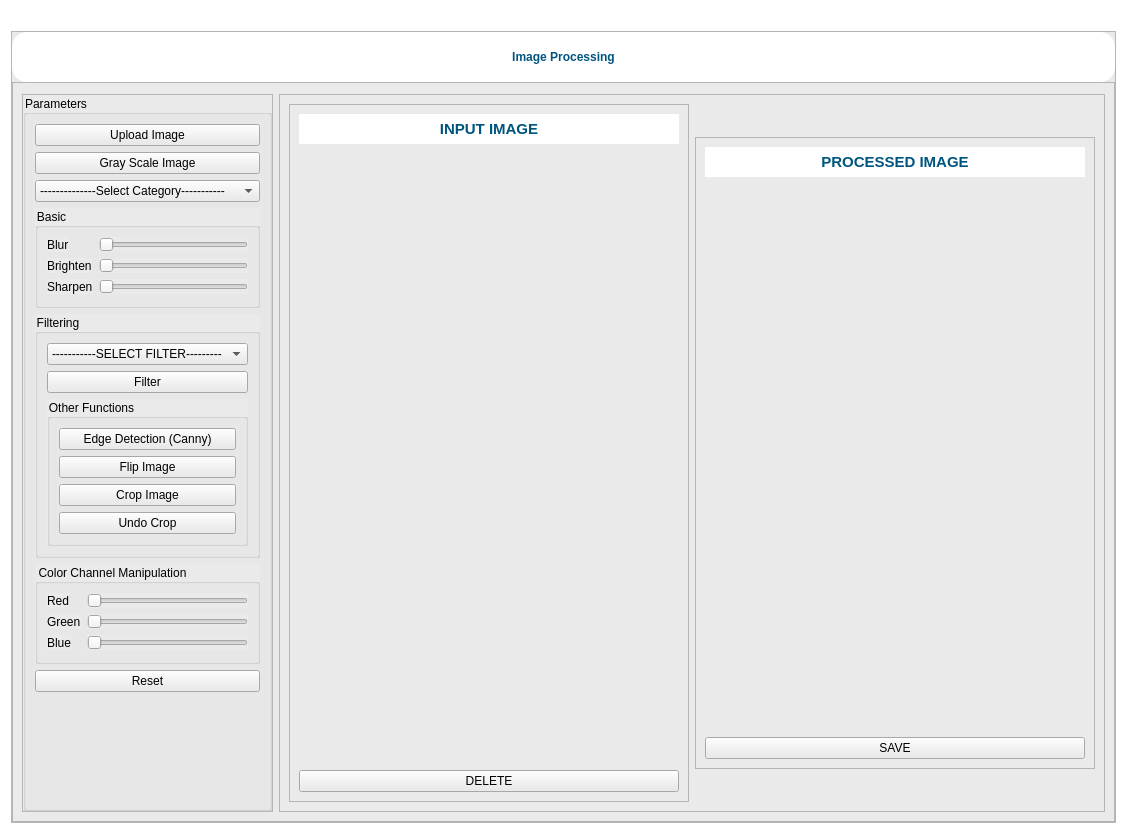
      <widget class="QWidget" name="imageProcessing">
       <property name="styleSheet">
        <string notr="true">background-color: rgb(255, 255, 255);</string>
       </property>
       <attribute name="title">
        <string>Image Processing</string>
       </attribute>
       <layout class="QVBoxLayout" name="verticalLayout_2">
        <item>
         <widget class="QLabel" name="statusLabel2">
          <property name="text">
           <string/>
          </property>
         </widget>
        </item>
        <item>
         <widget class="QFrame" name="ImageProcessingMainFrame">
          <property name="styleSheet">
           <string notr="true">background-color: rgb(234, 234, 234);</string>
          </property>
          <property name="frameShape">
           <enum>QFrame::StyledPanel</enum>
          </property>
          <property name="frameShadow">
           <enum>QFrame::Raised</enum>
          </property>
          <layout class="QVBoxLayout" name="verticalLayout_8">
           <property name="spacing">
            <number>0</number>
           </property>
           <property name="leftMargin">
            <number>0</number>
           </property>
           <property name="topMargin">
            <number>0</number>
           </property>
           <property name="rightMargin">
            <number>0</number>
           </property>
           <property name="bottomMargin">
            <number>0</number>
           </property>
           <item>
            <widget class="QFrame" name="frame_5">
             <property name="maximumSize">
              <size>
               <width>16777215</width>
               <height>50</height>
              </size>
             </property>
             <property name="styleSheet">
              <string notr="true">border-radius:15</string>
             </property>
             <property name="frameShape">
              <enum>QFrame::StyledPanel</enum>
             </property>
             <property name="frameShadow">
              <enum>QFrame::Raised</enum>
             </property>
             <layout class="QHBoxLayout" name="horizontalLayout_4">
              <property name="spacing">
               <number>0</number>
              </property>
              <property name="leftMargin">
               <number>0</number>
              </property>
              <property name="topMargin">
               <number>0</number>
              </property>
              <property name="rightMargin">
               <number>0</number>
              </property>
              <property name="bottomMargin">
               <number>0</number>
              </property>
              <item>
               <widget class="QLabel" name="label_6">
                <property name="minimumSize">
                 <size>
                  <width>0</width>
                  <height>50</height>
                 </size>
                </property>
                <property name="styleSheet">
                 <string notr="true">font: 75 14pt &quot;MS Shell Dlg 2&quot;;
background-color: rgb(255, 255, 255);
color: rgb(0, 85, 127);</string>
                </property>
                <property name="text">
                 <string>&lt;html&gt;&lt;head/&gt;&lt;body&gt;&lt;p align=&quot;center&quot;&gt;&lt;span style=&quot; font-weight:600;&quot;&gt;Image Processing&lt;/span&gt;&lt;/p&gt;&lt;/body&gt;&lt;/html&gt;</string>
                </property>
                <property name="alignment">
                 <set>Qt::AlignCenter</set>
                </property>
               </widget>
              </item>
             </layout>
            </widget>
           </item>
           <item>
            <widget class="QFrame" name="frame_6">
             <property name="frameShape">
              <enum>QFrame::StyledPanel</enum>
             </property>
             <property name="frameShadow">
              <enum>QFrame::Raised</enum>
             </property>
             <layout class="QHBoxLayout" name="horizontalLayout_5">
              <property name="topMargin">
               <number>11</number>
              </property>
              <item>
               <widget class="QFrame" name="frame_8">
                <property name="maximumSize">
                 <size>
                  <width>260</width>
                  <height>16777215</height>
                 </size>
                </property>
                <property name="frameShape">
                 <enum>QFrame::StyledPanel</enum>
                </property>
                <property name="frameShadow">
                 <enum>QFrame::Raised</enum>
                </property>
                <layout class="QVBoxLayout" name="verticalLayout_10">
                 <property name="spacing">
                  <number>0</number>
                 </property>
                 <property name="leftMargin">
                  <number>0</number>
                 </property>
                 <property name="topMargin">
                  <number>0</number>
                 </property>
                 <property name="rightMargin">
                  <number>0</number>
                 </property>
                 <property name="bottomMargin">
                  <number>0</number>
                 </property>
                 <item>
                  <widget class="QGroupBox" name="groupBox_4">
                   <property name="title">
                    <string>Parameters</string>
                   </property>
                   <layout class="QVBoxLayout" name="verticalLayout_11">
                    <item>
                     <widget class="QPushButton" name="uploadImagePushButton">
                      <property name="text">
                       <string>Upload Image</string>
                      </property>
                     </widget>
                    </item>
                    <item>
                     <widget class="QPushButton" name="grayscaleButton">
                      <property name="text">
                       <string>Gray Scale Image</string>
                      </property>
                     </widget>
                    </item>
                    <item>
                     <widget class="QComboBox" name="categoryCombobox">
                      <item>
                       <property name="text">
                        <string>--------------Select Category-----------</string>
                       </property>
                      </item>
                      <item>
                       <property name="text">
                        <string>Basic</string>
                       </property>
                      </item>
                      <item>
                       <property name="text">
                        <string>Advanced</string>
                       </property>
                      </item>
                     </widget>
                    </item>
                    <item>
                     <widget class="QGroupBox" name="basicGroupbox">
                      <property name="minimumSize">
                       <size>
                        <width>0</width>
                        <height>100</height>
                       </size>
                      </property>
                      <property name="title">
                       <string>Basic</string>
                      </property>
                      <layout class="QFormLayout" name="formLayout_3">
                       <item row="0" column="0">
                        <widget class="QLabel" name="label_7">
                         <property name="text">
                          <string>Blur</string>
                         </property>
                        </widget>
                       </item>
                       <item row="0" column="1">
                        <widget class="QSlider" name="blurSlider">
                         <property name="orientation">
                          <enum>Qt::Horizontal</enum>
                         </property>
                        </widget>
                       </item>
                       <item row="1" column="0">
                        <widget class="QLabel" name="label_8">
                         <property name="text">
                          <string>Brighten</string>
                         </property>
                        </widget>
                       </item>
                       <item row="1" column="1">
                        <widget class="QSlider" name="brightSlider">
                         <property name="orientation">
                          <enum>Qt::Horizontal</enum>
                         </property>
                        </widget>
                       </item>
                       <item row="2" column="0">
                        <widget class="QLabel" name="label_10">
                         <property name="text">
                          <string>Sharpen</string>
                         </property>
                        </widget>
                       </item>
                       <item row="2" column="1">
                        <widget class="QSlider" name="sharpenSlider">
                         <property name="orientation">
                          <enum>Qt::Horizontal</enum>
                         </property>
                        </widget>
                       </item>
                      </layout>
                     </widget>
                    </item>
                    <item>
                     <widget class="QGroupBox" name="advancedGroupbox">
                      <property name="minimumSize">
                       <size>
                        <width>0</width>
                        <height>150</height>
                       </size>
                      </property>
                      <property name="title">
                       <string>Filtering</string>
                      </property>
                      <layout class="QVBoxLayout" name="verticalLayout_9">
                       <item>
                        <widget class="QComboBox" name="filterCombobox2">
                         <item>
                          <property name="text">
                           <string>-----------SELECT FILTER---------</string>
                          </property>
                         </item>
                         <item>
                          <property name="text">
                           <string>Median Filter</string>
                          </property>
                         </item>
                         <item>
                          <property name="text">
                           <string>Vertical Filter</string>
                          </property>
                         </item>
                         <item>
                          <property name="text">
                           <string>Average Filter</string>
                          </property>
                         </item>
                         <item>
                          <property name="text">
                           <string>Laplacian</string>
                          </property>
                         </item>
                        </widget>
                       </item>
                       <item>
                        <widget class="QPushButton" name="filterButton">
                         <property name="text">
                          <string>Filter</string>
                         </property>
                        </widget>
                       </item>
                       <item>
                        <widget class="QGroupBox" name="groupBox_7">
                         <property name="title">
                          <string>Other Functions</string>
                         </property>
                         <layout class="QVBoxLayout" name="verticalLayout_21">
                          <item>
                           <widget class="QPushButton" name="edgeDetectButton">
                            <property name="text">
                             <string>Edge Detection (Canny)</string>
                            </property>
                           </widget>
                          </item>
                          <item>
                           <widget class="QPushButton" name="flipImageButton">
                            <property name="text">
                             <string>Flip Image</string>
                            </property>
                           </widget>
                          </item>
                          <item>
                           <widget class="QPushButton" name="cropImageButton">
                            <property name="text">
                             <string>Crop Image</string>
                            </property>
                           </widget>
                          </item>
                          <item>
                           <widget class="QPushButton" name="undoCropButton">
                            <property name="text">
                             <string>Undo Crop</string>
                            </property>
                           </widget>
                          </item>
                         </layout>
                        </widget>
                       </item>
                      </layout>
                     </widget>
                    </item>
                    <item>
                     <widget class="QGroupBox" name="colorChannelGroupbox">
                      <property name="minimumSize">
                       <size>
                        <width>0</width>
                        <height>100</height>
                       </size>
                      </property>
                      <property name="title">
                       <string>Color Channel Manipulation</string>
                      </property>
                      <layout class="QFormLayout" name="formLayout_4">
                       <item row="3" column="0">
                        <widget class="QLabel" name="label_9">
                         <property name="text">
                          <string>Blue</string>
                         </property>
                        </widget>
                       </item>
                       <item row="3" column="1">
                        <widget class="QSlider" name="blueSlider">
                         <property name="orientation">
                          <enum>Qt::Horizontal</enum>
                         </property>
                        </widget>
                       </item>
                       <item row="2" column="1">
                        <widget class="QSlider" name="greenSlider">
                         <property name="orientation">
                          <enum>Qt::Horizontal</enum>
                         </property>
                        </widget>
                       </item>
                       <item row="2" column="0">
                        <widget class="QLabel" name="label_11">
                         <property name="text">
                          <string>Green</string>
                         </property>
                        </widget>
                       </item>
                       <item row="0" column="1">
                        <widget class="QSlider" name="redSlider">
                         <property name="orientation">
                          <enum>Qt::Horizontal</enum>
                         </property>
                        </widget>
                       </item>
                       <item row="0" column="0">
                        <widget class="QLabel" name="label_12">
                         <property name="text">
                          <string>Red</string>
                         </property>
                        </widget>
                       </item>
                      </layout>
                     </widget>
                    </item>
                    <item>
                     <widget class="QPushButton" name="resetButton">
                      <property name="text">
                       <string>Reset</string>
                      </property>
                     </widget>
                    </item>
                    <item>
                     <spacer name="verticalSpacer_2">
                      <property name="orientation">
                       <enum>Qt::Vertical</enum>
                      </property>
                      <property name="sizeHint" stdset="0">
                       <size>
                        <width>20</width>
                        <height>107</height>
                       </size>
                      </property>
                     </spacer>
                    </item>
                   </layout>
                  </widget>
                 </item>
                </layout>
               </widget>
              </item>
              <item>
               <widget class="QFrame" name="frame_7">
                <property name="frameShape">
                 <enum>QFrame::StyledPanel</enum>
                </property>
                <property name="frameShadow">
                 <enum>QFrame::Raised</enum>
                </property>
                <layout class="QHBoxLayout" name="horizontalLayout_9">
                 <item>
                  <widget class="QFrame" name="frame_19">
                   <property name="minimumSize">
                    <size>
                     <width>400</width>
                     <height>400</height>
                    </size>
                   </property>
                   <property name="maximumSize">
                    <size>
                     <width>500</width>
                     <height>16777215</height>
                    </size>
                   </property>
                   <property name="frameShape">
                    <enum>QFrame::StyledPanel</enum>
                   </property>
                   <property name="frameShadow">
                    <enum>QFrame::Raised</enum>
                   </property>
                   <layout class="QVBoxLayout" name="verticalLayout_20">
                    <item>
                     <widget class="QLabel" name="inputImageLabel">
                      <property name="maximumSize">
                       <size>
                        <width>16777215</width>
                        <height>30</height>
                       </size>
                      </property>
                      <property name="styleSheet">
                       <string notr="true">background-color: rgb(255, 255, 255);</string>
                      </property>
                      <property name="text">
                       <string>&lt;html&gt;&lt;head/&gt;&lt;body&gt;&lt;p align=&quot;center&quot;&gt;&lt;span style=&quot; font-size:11pt; font-weight:600; color:#00557f;&quot;&gt;INPUT IMAGE&lt;/span&gt;&lt;/p&gt;&lt;/body&gt;&lt;/html&gt;</string>
                      </property>
                     </widget>
                    </item>
                    <item>
                     <widget class="QLabel" name="displayLabel">
                      <property name="maximumSize">
                       <size>
                        <width>500</width>
                        <height>16777215</height>
                       </size>
                      </property>
                      <property name="text">
                       <string/>
                      </property>
                     </widget>
                    </item>
                    <item>
                     <widget class="QPushButton" name="pushButton_8">
                      <property name="text">
                       <string>DELETE</string>
                      </property>
                     </widget>
                    </item>
                   </layout>
                  </widget>
                 </item>
                 <item alignment="Qt::AlignVCenter">
                  <widget class="QFrame" name="frame_10">
                   <property name="minimumSize">
                    <size>
                     <width>400</width>
                     <height>632</height>
                    </size>
                   </property>
                   <property name="maximumSize">
                    <size>
                     <width>16777215</width>
                     <height>550</height>
                    </size>
                   </property>
                   <property name="frameShape">
                    <enum>QFrame::StyledPanel</enum>
                   </property>
                   <property name="frameShadow">
                    <enum>QFrame::Raised</enum>
                   </property>
                   <layout class="QVBoxLayout" name="verticalLayout_12">
                    <item>
                     <widget class="QLabel" name="outputImageLabel">
                      <property name="maximumSize">
                       <size>
                        <width>16777215</width>
                        <height>30</height>
                       </size>
                      </property>
                      <property name="styleSheet">
                       <string notr="true">background-color: rgb(255, 255, 255);</string>
                      </property>
                      <property name="text">
                       <string>&lt;html&gt;&lt;head/&gt;&lt;body&gt;&lt;p align=&quot;center&quot;&gt;&lt;span style=&quot; font-size:11pt; font-weight:600; color:#00557f;&quot;&gt;PROCESSED IMAGE&lt;/span&gt;&lt;/p&gt;&lt;/body&gt;&lt;/html&gt;</string>
                      </property>
                     </widget>
                    </item>
                    <item>
                     <widget class="QLabel" name="rightDisplayLabel">
                      <property name="maximumSize">
                       <size>
                        <width>500</width>
                        <height>16777215</height>
                       </size>
                      </property>
                      <property name="text">
                       <string/>
                      </property>
                     </widget>
                    </item>
                    <item>
                     <widget class="QPushButton" name="saveImageButton">
                      <property name="text">
                       <string>SAVE</string>
                      </property>
                     </widget>
                    </item>
                   </layout>
                  </widget>
                 </item>
                </layout>
               </widget>
              </item>
             </layout>
            </widget>
           </item>
          </layout>
         </widget>
        </item>
       </layout>
      </widget>
